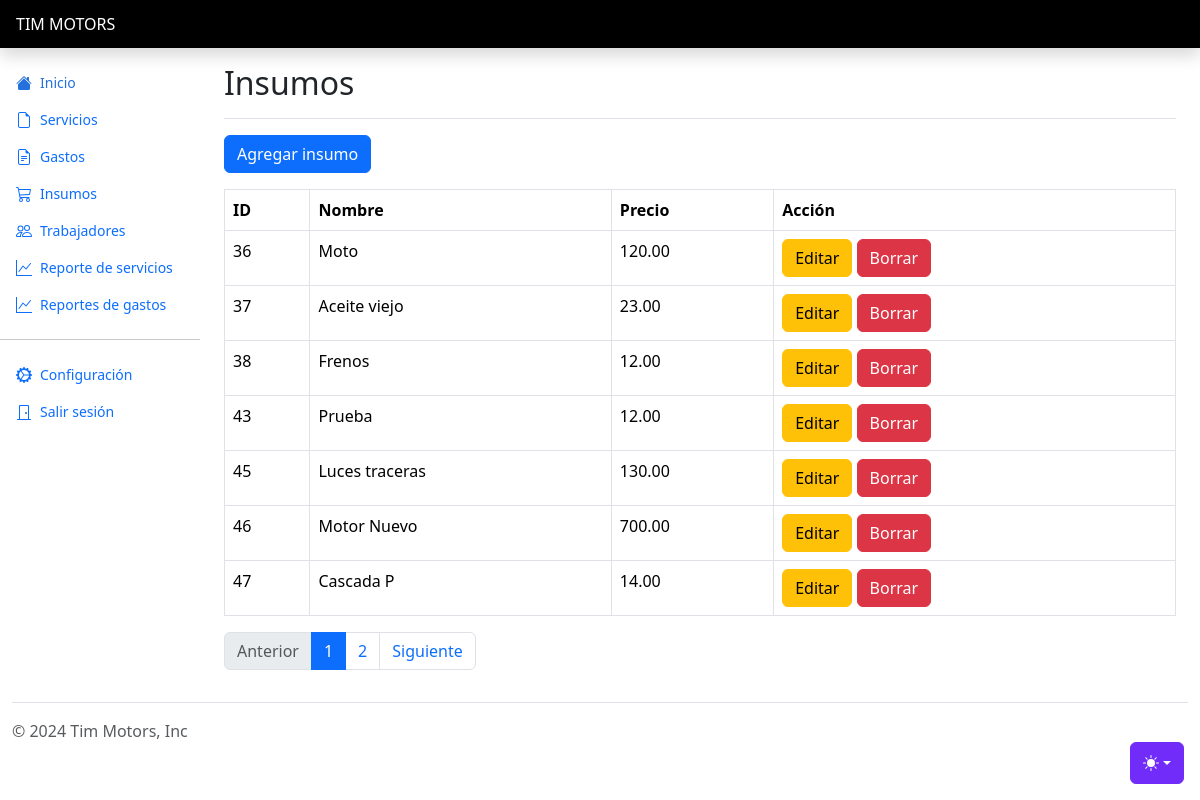
/insumos.php, run on the app's committed database.
### tables this page shows
CREATE TABLE `insumo` (
  `id` int(11) NOT NULL,
  `nombre` varchar(255) NOT NULL,
  `precio` decimal(10,2) NOT NULL
);

### insumos.php (the view, shortened to what this page needs)
<?php require 'config/config.php'; ?>
<?php include 'includes/header.php'; ?>
</head>
<body>
<?php include 'includes/menu.php' ?>
<main class="col-md-9 ms-sm-auto col-lg-10 px-md-4">
    <div class="d-flex justify-content-between flex-wrap flex-md-nowrap align-items-center pt-3 pb-2 mb-3 border-bottom">
        <h1 class="h2">Insumos</h1>
    </div>
    <a href="#" data-bs-toggle="modal" data-bs-target="#nuevoModal" class="btn btn-primary mb-3">Agregar insumo</a>
    <?php
    $limit = 7;
    $page = isset($_GET['page']) ? $_GET['page'] : 1;
    $offset = ($page - 1) * $limit;
    $total = $pdo->query('SELECT COUNT(*) FROM insumo')->fetchColumn();
    $total_pages = ceil($total / $limit);
    $stmt = $pdo->prepare('SELECT * FROM insumo LIMIT :limit OFFSET :offset');
    $stmt->bindParam(':limit', $limit, PDO::PARAM_INT);
    $stmt->bindParam(':offset', $offset, PDO::PARAM_INT);
    $stmt->execute();
    ?>
    <table class="table table-bordered">
        <thead>
            <tr>
                <th>ID</th>
                <th>Nombre</th>
                <th>Precio</th>
                <th>Acción</th>
            </tr>
        </thead>
        <tbody>
            <?php while ($row = $stmt->fetch(PDO::FETCH_ASSOC)) : ?>
                <tr>
                    <td><?= $row['id'] ?></td>
                    <td><?= $row['nombre'] ?></td>
                    <td><?= $row['precio'] ?></td>
                    <td>
                        <a href="#" class="btn btn-warning" data-bs-toggle="modal" data-bs-target="#updateModal"
                            data-id="<?= $row['id'] ?>"
                            data-nombre="<?= $row['nombre'] ?>"
                            data-precio="<?= $row['precio'] ?>">Editar</a>
                        <a href="includes/insumos/delete_insumo.php?id=<?= $row['id'] ?>"
                           onclick="return confirmDeletion(<?= $row['id'] ?>);"
                           class="btn btn-danger">Borrar</a>
                    </td>
                </tr>
            <?php endwhile; ?>
        </tbody>
    </table>
    <nav>
        <ul class="pagination">
            <li class="page-item <?= $page == 1 ? 'disabled' : '' ?>">
                <a class="page-link" href="?page=<?= $page - 1 ?>">Anterior</a>
            </li>
            <?php for ($i = 1; $i <= $total_pages; $i++) : ?>
                <li class="page-item <?= $i == $page ? 'active' : '' ?>">
                    <a class="page-link" href="?page=<?= $i ?>"><?= $i ?></a>
                </li>
            <?php endfor; ?>
            <li class="page-item <?= $page == $total_pages ? 'disabled' : '' ?>">
                <a class="page-link" href="?page=<?= $page + 1 ?>">Siguiente</a>
            </li>
        </ul>
    </nav>
</main>
<?php include 'includes/footer.php'; ?>
</body>
</html>

### includes/header.php (shortened to what this page needs)
<!doctype html>
<html lang="es" data-bs-theme="auto">
  <head>
    <link rel="stylesheet" href="https://cdn.jsdelivr.net/npm/@docsearch/css@3">
    <link href="assets/dist/css/bootstrap.min.css" rel="stylesheet">
    <link href="css/sign-in.css" rel="stylesheet">
    <link href="https://cdn.jsdelivr.net/npm/bootstrap-icons@1.10.5/font/bootstrap-icons.min.css" rel="stylesheet">
    <link href="css/dashboard.css" rel="stylesheet">
    <link rel="stylesheet" href="css/style.css">

### includes/menu.php (shortened to what this page needs)
<div class="dropdown position-fixed bottom-0 end-0 mb-3 me-3 bd-mode-toggle">
  <button class="btn btn-bd-primary py-2 dropdown-toggle d-flex align-items-center" id="bd-theme" type="button"
    aria-expanded="false" data-bs-toggle="dropdown" aria-label="Toggle theme (auto)">
    <svg class="bi my-1 theme-icon-active" width="1em" height="1em">
      <use href="#circle-half"></use>
    </svg>
  </button>
</div>
<header class="navbar sticky-top flex-md-nowrap p-0 shadow" data-bs-theme="dark">
  <a class="navbar-brand col-md-3 col-lg-2 me-0 px-3 fs-6 text-white" href="servicios.php">TIM MOTORS</a>
</header>
<div class="container-fluid">
  <div class="row">
    <div class="sidebar col-md-3 col-lg-2 p-0 ">
      <div class="offcanvas-md offcanvas-end" tabindex="-1" id="sidebarMenu" aria-labelledby="sidebarMenuLabel">
        <div class="offcanvas-body d-md-flex flex-column p-0 pt-lg-3 overflow-y-auto">
          <ul class="nav flex-column">
            <li class="nav-item">
              <a class="nav-link d-flex align-items-center gap-2 active" aria-current="page" href="#">
                <svg class="bi">
                  <use xlink:href="#house-fill" />
                </svg>
                Inicio
              </a>
            </li>
            <li class="nav-item">
              <a class="nav-link d-flex align-items-center gap-2" href="servicios.php">
                <svg class="bi">
                  <use xlink:href="#file-earmark" />
                </svg>
                Servicios
              </a>
            </li>
            <li class="nav-item">
              <a class="nav-link d-flex align-items-center gap-2" href="gastos.php">
                <svg class="bi">
                  <use xlink:href="#file-earmark-text" />
                </svg>
                Gastos
              </a>
            </li>
            <li class="nav-item">
              <a class="nav-link d-flex align-items-center gap-2" href="insumos.php">
                <svg class="bi">
                  <use xlink:href="#cart" />
                </svg>
                Insumos
              </a>
            </li>
            <li class="nav-item">
              <a class="nav-link d-flex align-items-center gap-2" href="trabajadores.php">
                <svg class="bi">
                  <use xlink:href="#people" />
                </svg>
                Trabajadores
              </a>
            </li>
            <li class="nav-item">
              <a class="nav-link d-flex align-items-center gap-2" href="home.php">
                <svg class="bi">
                  <use xlink:href="#graph-up" />
                </svg>
                Reporte de servicios
              </a>
            </li>
            <li class="nav-item">
              <a class="nav-link d-flex align-items-center gap-2" href="reporte_gastos.php">
                <svg class="bi">
                  <use xlink:href="#graph-up" />
                </svg>
                Reportes de gastos
              </a>
            </li>
          </ul>
          <hr class="my-3">
          <ul class="nav flex-column mb-auto">
            <li class="nav-item">
              <a class="nav-link d-flex align-items-center gap-2" href="configuracion.php">
                <svg class="bi">
                  <use xlink:href="#gear-wide-connected" />
                </svg>
                Configuración
              </a>
            </li>
            <li class="nav-item">
              <a class="nav-link d-flex align-items-center gap-2" href="#" onclick="confirmLogout(event, 'logout.php')">
                <svg class="bi">
                  <use xlink:href="#door-closed" />
                </svg>
                Salir sesión
              </a>
            </li>
          </ul>
        </div>
      </div>
    </div>

### includes/footer.php
<footer class="mt-auto">
        <div class="d-flex flex-wrap justify-content-between align-items-center py-3 border-top">
            <div class="col-md-4 d-flex align-items-center">
                <span class="mb-3 mb-md-0 text-body-secondary">&copy; 2024 Tim Motors, Inc</span>
            </div>
        </div>
    </footer>

### css/sign-in.css (style rules this page uses)
html, body { height: 100%; }

### css/dashboard.css (style rules this page uses)
.bi { display: inline-block; width: 1rem; height: 1rem; }
.sidebar .nav-link { font-size: .875rem; font-weight: 500; }
.sidebar .nav-link.active { color: #2470dc; }
.navbar-brand { padding-top: .75rem; padding-bottom: .75rem; }

### css/style.css (style rules this page uses)
header { background-color:rgba(0, 0, 0, 1);; }
body { display: flex; flex-direction: column; min-height: 100vh; }
main { flex-grow: 1; padding-bottom: 1rem; }
footer { position: relative; bottom: 0; width: 100%; }
.bi { vertical-align: -.125em; fill: currentColor; }
.btn-bd-primary { --bd-violet-bg: #712cf9; --bd-violet-rgb: 112.520718, 44.062154, 249.437846; --bs-btn-font-weight: 600; --bs-btn-color: var(--bs-white); --bs-btn-bg: var(--bd-violet-bg); --bs-btn-border-color: var(--bd-violet-bg); --bs-btn-hover-color: var(--bs-white); --bs-btn-hover-bg: #6528e0; --bs-btn-hover-border-color: #6528e0; --bs-btn-focus-shadow-rgb: var(--bd-violet-rgb); --bs-btn-active-color: var(--bs-btn-hover-color); --bs-btn-active-bg: #5a23c8; --bs-btn-active-border-color: #5a23c8; }
.bd-mode-toggle { z-index: 1500; }

### data on the page
insumo: id "36", nombre "Moto", precio "120.00"
insumo: id "37", nombre "Aceite viejo", precio "23.00"
insumo: id "38", nombre "Frenos", precio "12.00"
insumo: id "43", nombre "Prueba", precio "12.00"
insumo: id "45", nombre "Luces traceras", precio "130.00"
insumo: id "46", nombre "Motor Nuevo", precio "700.00"
insumo: id "47", nombre "Cascada P", precio "14.00"
